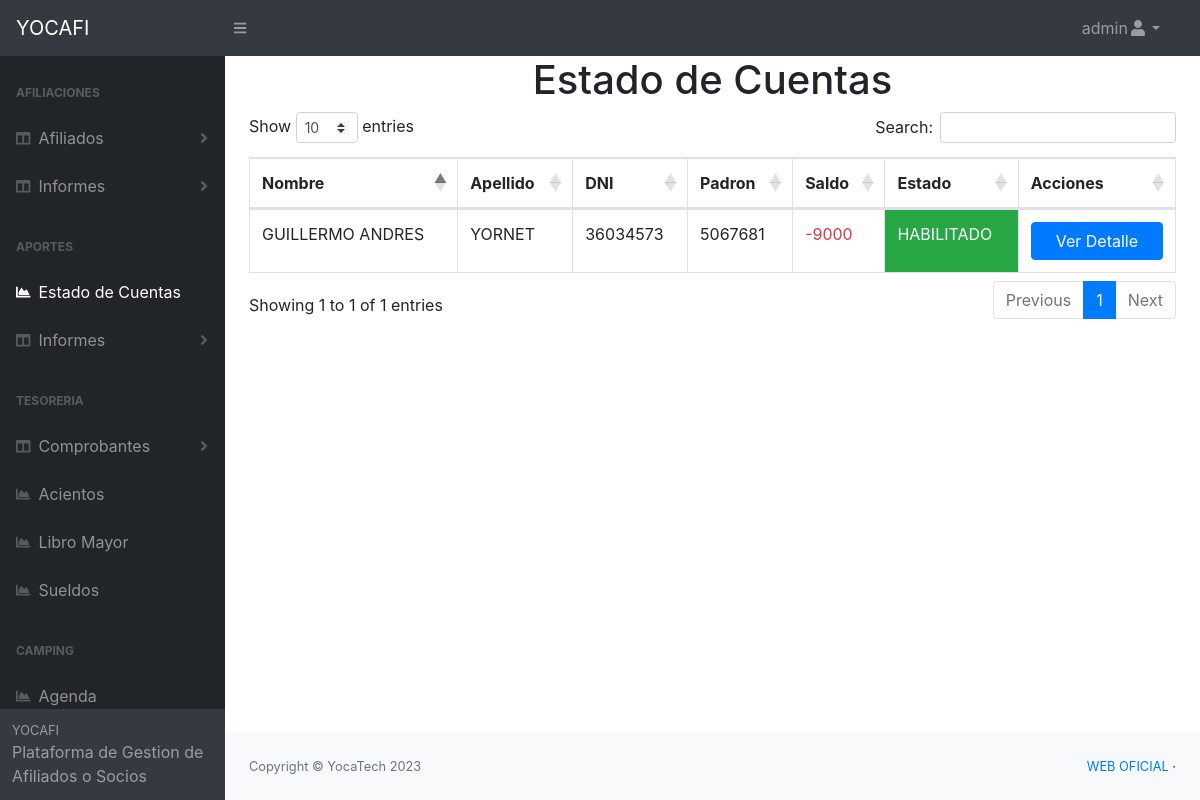
The page /pages/estados_cuentas.php (signed in) on the database its author committed.
### tables this page shows
CREATE TABLE `aportes` (
  `id` int(11) NOT NULL,
  `id_titular` int(11) NOT NULL,
  `concepto` text DEFAULT NULL,
  `descripcion` text DEFAULT NULL,
  `deuda` int(11) DEFAULT NULL,
  `pago` int(11) DEFAULT NULL,
  `saldo` int(11) NOT NULL,
  `fecha_carga` date NOT NULL DEFAULT current_timestamp(),
  `hora_carga` time NOT NULL DEFAULT current_timestamp(),
  `usuario_carga` varchar(50) NOT NULL
);

CREATE TABLE `afiliado_titular` (
  `id` int(11) NOT NULL,
  `nombre` text NOT NULL,
  `apellido` text NOT NULL,
  `dni` text NOT NULL,
  `fecha_nacimiento` date NOT NULL,
  `domicilio` text NOT NULL,
  `telefono` text NOT NULL,
  `email` text DEFAULT NULL,
  `departamento` text NOT NULL,
  `estado_civil` text NOT NULL,
  `genero` text NOT NULL,
  `tipo_socio` text NOT NULL,
  `servicio_salud` varchar(10) NOT NULL,
  `socio_vitalicio` varchar(10) NOT NULL,
  `padron` text NOT NULL,
  `sector_laboral` text NOT NULL,
  `fecha_carga` date DEFAULT NULL,
  `hora_carga` time DEFAULT NULL,
  `usuario_carga` text NOT NULL,
  `estado` text DEFAULT NULL,
  `fecha_estado` date DEFAULT NULL,
  `hora_estado` time DEFAULT NULL,
  `usuario_estado` text DEFAULT NULL,
  `fecha_baja` date DEFAULT NULL,
  `hora_baja` time DEFAULT NULL,
  `usuario_baja` text DEFAULT NULL,
  `fecha_edicion` date DEFAULT NULL,
  `hora_edicion` time DEFAULT NULL,
  `usuario_edita` text DEFAULT NULL
);

### pages/estados_cuentas.php (the view, shortened to what this page needs)
<?php
    require 'conexion.php';
    $sql = "SELECT afiliado_titular.*, aportes.*
    FROM afiliado_titular
    JOIN aportes ON afiliado_titular.id = aportes.id_titular
    JOIN (
        SELECT id_titular, MAX(id) AS ultimo_aporte
        FROM aportes
        GROUP BY id_titular
    ) AS ultimos_aportes ON aportes.id = ultimos_aportes.ultimo_aporte";
    $resultado = $mysqli->query($sql);
?>
<?php
    include "header.php";
?>
    <body class="sb-nav-fixed">
    <?php
    include "nav_principal.php";
    ?>
        <div id="layoutSidenav">
           <?php
           include "inc_nav.php";
           ?>
            <div id="layoutSidenav_content">
                <main>
                    <h1 class="text-center">Estado de Cuentas</h1>
    <div class="container">
       <div class="row">
           <div class="col-lg-12">
            <table id="example" class="table table-bordered  display nowrap" cellspacing="0" width="100%">
                <thead>
                    <tr>
                        <th>Nombre</th>
                        <th>Apellido</th>
                        <th>DNI</th>
                        <th>Padron</th>
                        <th>Saldo</th>
                        <th>Estado</th>
                        <th>Acciones</th>
                    </tr>
                </thead>
                <tbody>
                   <?php while ($row = $resultado->fetch_assoc()) { ?>
                    <tr>
                        <td><?php echo $row['nombre']; ?></td>
                        <td><?php echo $row['apellido']; ?></td>
                        <td><?php echo $row['dni']; ?></td>
                        <td><?php echo $row['padron']; ?></td>
                        <td class="<?php echo ($row['saldo'] < 0) ? 'text-danger' : 'text-success'; ?>">
    <?php echo $row['saldo']; ?>
</td>
<td class="<?php echo ($row['estado'] == 'HABILITADO' ) ? 'badge-success' : 'badge-danger'; ?>">
    <?php echo $row['estado']; ?></td>
                         <td><a href="ver_detalle.php?id=<?php echo $row['id_titular']; ?>"class='btn btn-primary col-12 mr-2'>Ver Detalle</a></td>
                    </tr>
                    <?php } ?>
                </tbody>
            </table>
           </div>
       </div>
    </div>
                </main>
                <?php
                    include "footer.php";
                ?>
            </div>
        </div>
    </body>
</html>

### rows shown on the page
aportes: id_titular.nombre "GUILLERMO ANDRES", id_titular.apellido "YORNET", id_titular.dni "36034573", id_titular.padron "5067681", saldo "-9000", id_titular.estado "HABILITADO"

### other values the page prints
$usuario "admin"
